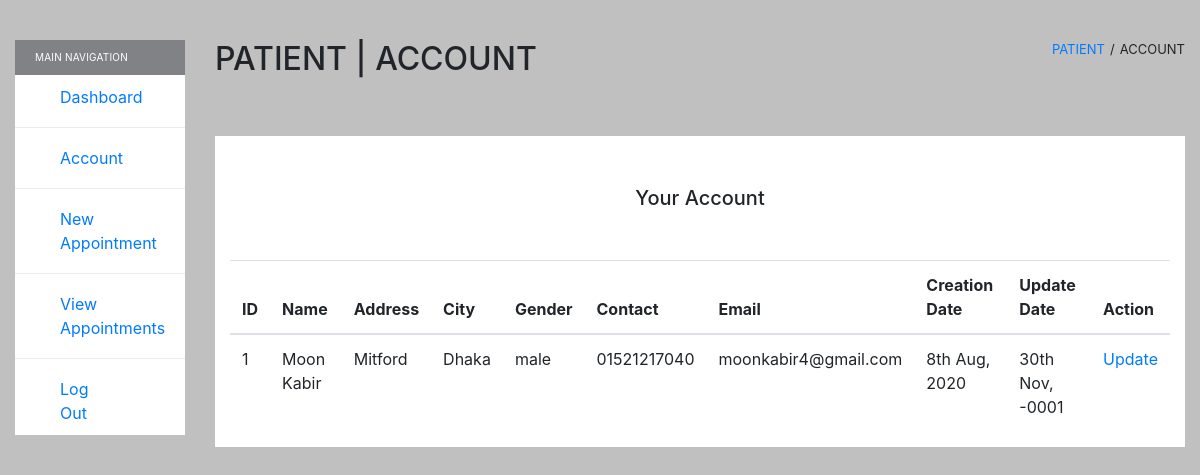
Screenshot of /project_versity_hospital/patient-profile.php (signed in) with the database file from the repository.
### tables this page shows
CREATE TABLE IF NOT EXISTS `patients` (
  `id` int(11) NOT NULL AUTO_INCREMENT,
  `name` varchar(255) NOT NULL,
  `address` varchar(255) NOT NULL,
  `city` varchar(255) NOT NULL,
  `gender` varchar(6) NOT NULL,
  `contact` varchar(11) NOT NULL,
  `email` varchar(255) NOT NULL,
  `password` varchar(255) NOT NULL,
  `creationDate` varchar(255) DEFAULT current_timestamp(),
  `updationDate` varchar(255) DEFAULT current_timestamp(),
  PRIMARY KEY (`id`),
  UNIQUE KEY `email` (`email`)
);

### project_versity_hospital/inc/patient/profile-dashboard.php (the view, shortened to what this page needs)
<div class="container-fluid container-fullw bg-white doctor-specialization">
    <div class="row">
        <div class="col-md-12 doctor-specialization-list">
            <h5 class="text-center">Your Account</h5>
            <form method="POST">
                <table class="table table-hover" id="sample-table-1">
                    <thead>
                        <tr>
                            <th class="center">ID</th>
                            <th>Name</th>
                            <th>Address</th>
                            <th>City</th>
                            <th>Gender</th>
                            <th>Contact</th>
                            <th>Email</th>
                            <th class="hidden-xs">Creation Date</th>
                            <th class="hidden-xs">Update Date</th>
                            <th>Action</th>
                        </tr>
                    </thead>
                    <tbody>
                    <?php
                    while ($data = mysqli_fetch_assoc($result)) {
                        $ctimestamp = strtotime($data['creationDate']);
                        $utimestamp = strtotime($data['updationDate']);
                        $cdate = date("jS M, Y", $ctimestamp);
                        $udate = date("jS M, Y", $utimestamp);
                    ?>
                    <tr>
                        <td><?php echo $data['id'];?></td>
                        <td><?php echo $data['name'];?></td>
                        <td><?php echo $data['address'];?></td>
                        <td><?php echo $data['city'];?></td>
                        <td><?php echo $data['gender'];?></td>
                        <td><?php echo $data['contact'];?></td>
                        <td><?php echo $data['email'];?></td>
                        <td><?php echo $cdate;?></td>
                        <td><?php echo $udate;?></td>
                        <td>
                            <a class="update" data-taskid="<?php echo $data['id'];?>" href='patient-edit-profile.php'>Update</a>
                        </td>
                    </tr>
                    <?php
                        }
                    ?>
                    </tbody>
                </table>
            </form>
        </div>
    </div>
</div>

### project_versity_hospital/assets/css/main.css (style rules this page uses)
a, a:hover { text-decoration: none; }
.bg-color { background-color: silver; }
.doctor-specialization-list { padding-top: 50px; }
.doctor-specialization-list h5 { margin-bottom: 50px; }

### rows the page displays
patients: id "1", name "Moon Kabir", address "Mitford", city "Dhaka", gender "male", contact "01521217040", email "moonkabir4@gmail.com", creationDate "8th Aug, 2020", updationDate "30th Nov, -0001"
